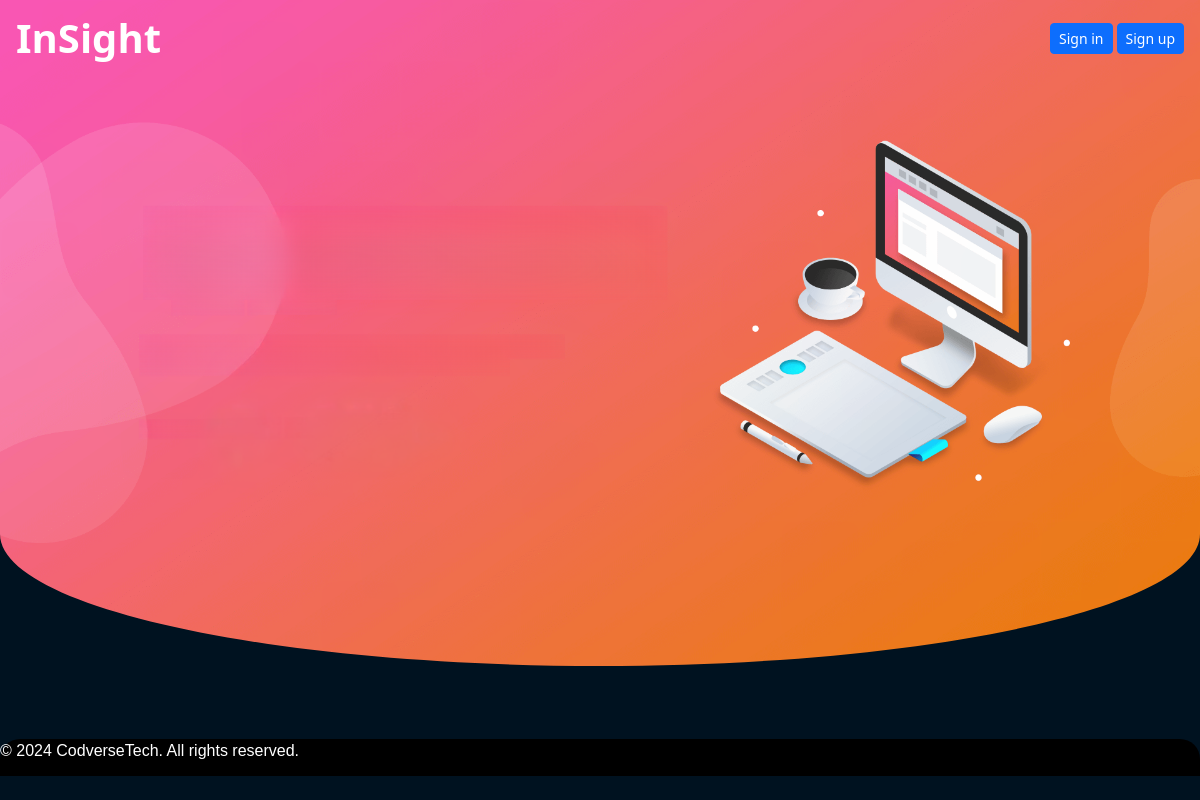
/, run on an earlier commit of the app's database.
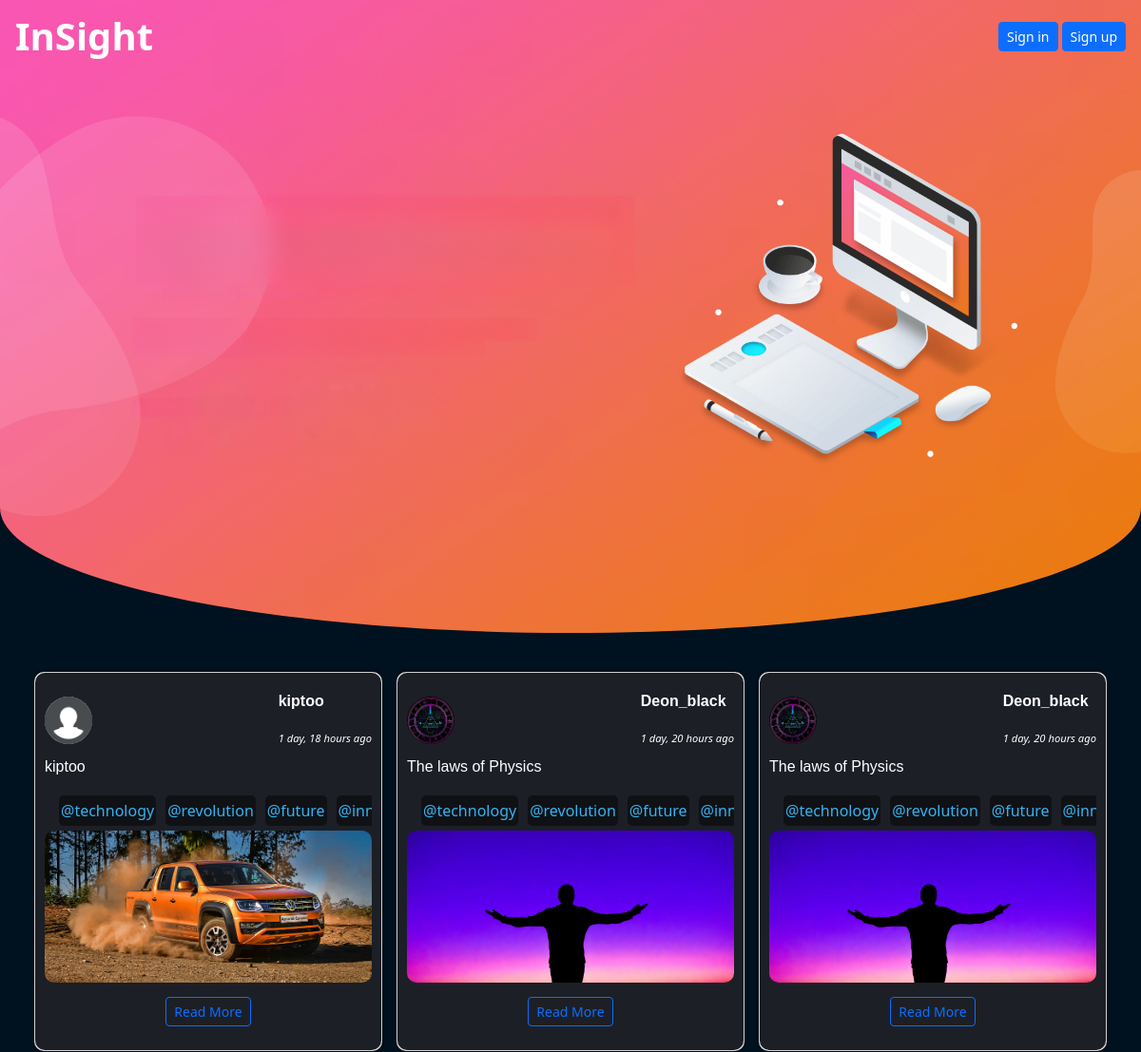
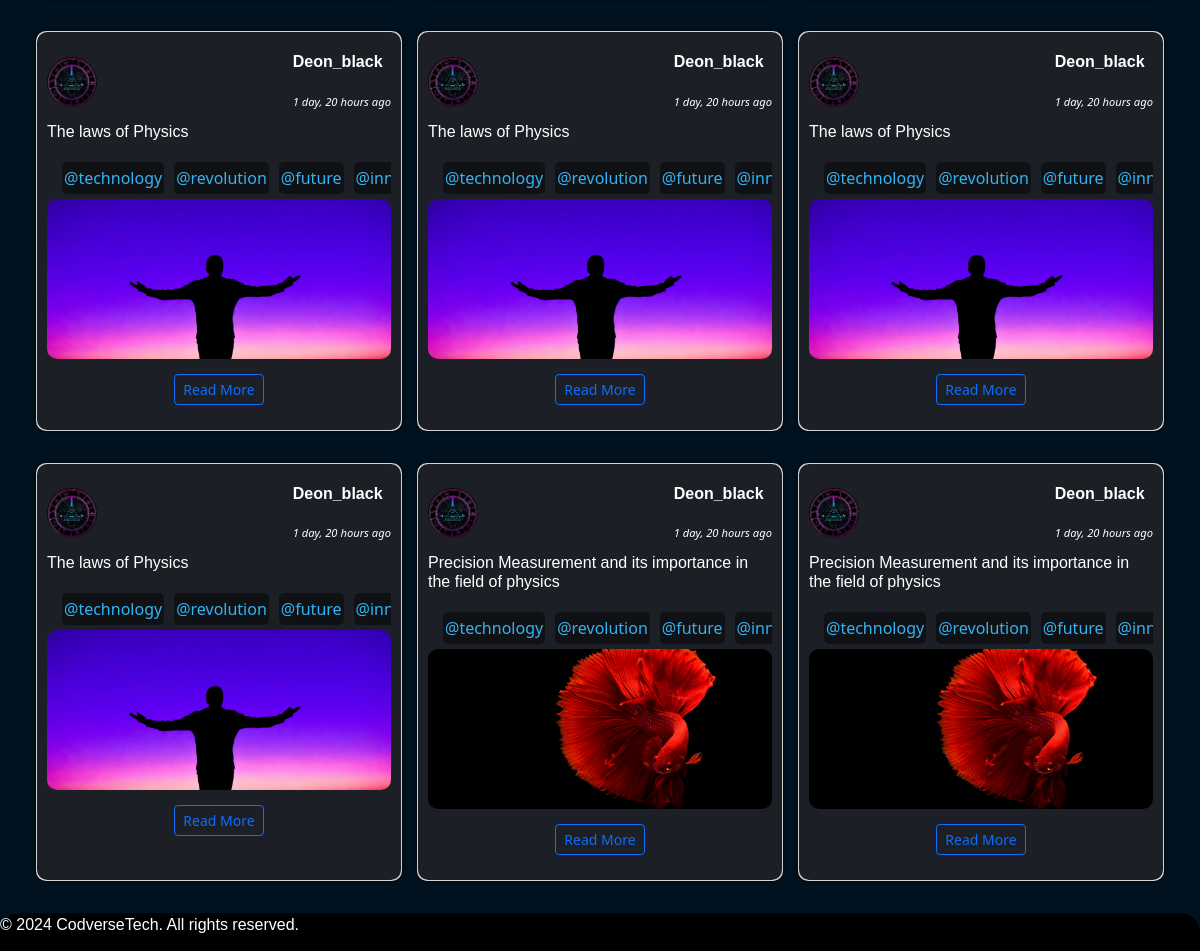
And on a later commit of the database (2 pictures, top to bottom).
### main/models.py (models this page shows, shortened)
class Articles(models.Model):
    author = models.ForeignKey(Users, on_delete=models.PROTECT, related_name='articles')
    title = models.CharField(max_length=100, null=False)
    content = models.TextField(null=False)
    published = models.BooleanField(default=False)
    cover_image = models.FileField(upload_to='Articles/cover_images/', null=True)
    content_images  = models.FileField(upload_to='Articles/content_images/', null=True)
    created_at = models.DateTimeField(auto_now_add=True)
    updated_at = models.DateTimeField(auto_now=True)
    class Meta:
        verbose_name_plural = "Articles"

class Users(AbstractUser):
    firstname = models.CharField(max_length=20, null=False)
    lastname = models.CharField(max_length=20, null=False)
    gender = models.CharField(max_length=10, null=False, default='N/A')
    date_of_birth = models.DateField(null=True)
    phone_number = models.CharField(max_length=15, null=True, blank=True)
    profile = models.FileField(upload_to='profiles/', null=True, blank=True)
    groups = models.ManyToManyField(Group, related_name='customuser_set', blank=True)
    user_permissions = models.ManyToManyField(Permission, related_name='customuser_set', blank=True)
    def __str__(self):
        return f"{self.firstname} {self.lastname} - {self.username}"

### main/views.py (the view)
# urls.py: path('', views.index, name='index'),
def index(request):
    articles = Articles.objects.all().order_by('-created_at')
    context = {
        'articles': articles,
        'MEDIA_URL': settings.MEDIA_URL
    }
    return render(request, 'index.html', context)

### main/templates/index.html (shortened to what this page needs)
{% load static %}
<!DOCTYPE html>
<html lang="en">
<head>
    {% load tz %}
    <link rel="stylesheet" href="{% static 'css/main.css' %}">
    <link href="https://cdn.jsdelivr.net/npm/bootstrap@5.3.3/dist/css/bootstrap.min.css" rel="stylesheet">
</head>
<body style="background-color: rgb(0, 18, 32);">
    <nav id="navbar">
        <div class="left">InSight</div>
        <div class="right">
            {% if user.is_authenticated %}
                <a href="{% url 'upload' %}"><button class="btn btn-success me-1 btn-sm text-center"><svg xmlns="http://www.w3.org/2000/svg" width="24" height="24" viewBox="0 0 24 24" fill="none" stroke="currentColor" stroke-width="2" stroke-linecap="round" stroke-linejoin="round" class="lucide lucide-square-plus"><rect width="18" height="18" x="3" y="3" rx="2"/><path d="M8 12h8"/><path d="M12 8v8"/></svg> Create</button></a>
                <img src="{{ MEDIA_URL }}{{ user.profile }}" alt="{{ user.username }}" id="profile_pic">
                <div class="account-actions" id="account-actions">
                    <h5>{{ user.full_name }}</h5>
                    <a href="{% url 'user_account' user.id %}"><button class="btn btn-sm btn-warning">View Profile <svg xmlns="http://www.w3.org/2000/svg" width="24" height="24" viewBox="0 0 24 24" fill="none" stroke="currentColor" stroke-width="2" stroke-linecap="round" stroke-linejoin="round" class="lucide lucide-external-link"><path d="M15 3h6v6"/><path d="M10 14 21 3"/><path d="M18 13v6a2 2 0 0 1-2 2H5a2 2 0 0 1-2-2V8a2 2 0 0 1 2-2h6"/></svg></button></a>
                    <a href="{% url 'logout' %}"><button class="btn btn-sm btn-danger mb-1">Sign out</button></a>
                </div>
            {% else %}
                <a href="{% url 'login' %}"><button class="btn btn-sm btn-primary me-1">Sign in</button></a>
                <a href="{% url 'signup' %}"><button class="btn btn-sm btn-primary">Sign up</button></a>
            {% endif %}
        </div>
    </nav>
    <main class="content">
        <section>
            <div class="logo" id="logo">
                <img src="{% static 'images/Logo.png' %}" alt="" width="100%">
                <img src="{% static 'images/curveNegative.svg' %}" alt="" class="curve">
            </div>
        </section>
        <section>
            <div class="articles">
                {% for article in articles %}
                <div class="card">
                    <div class="card-body">
                        <div class="top">
                            <a href="{% url 'user_account' article.author.id %}"><img src="{{ MEDIA_URL }}{{ article.author.profile }}" alt="{{ article.author }}"></a>
                            <div class="profile-info">
                                <p><b>{{ article.author.username }}</b></p>
                                <i class="date">{{ article.created_at|timesince }} ago</i>
                            </div>
                        </div>
                        <div class="content-body">
                            <p class="title">{{ article.title }}</p>
                            <div class="hashtags">
                                <ul>
                                    <li>@technology</li>
                                    <li>@revolution</li>
                                    <li>@future</li>
                                    <li>@innovation</li>
                                </ul>
                            </div>
                        </div>
                        <div class="cover-img">
                            <img src="{{ MEDIA_URL }}{{ article.cover_image }}" alt="cover image">
                        </div>
                        <div class="action-btn">
                            <a href="{% url 'page'  article.id %}"><button class="btn btn-outline-primary btn-sm">Read More</button></a>
                        </div>
                    </div>
                </div>
                {% endfor %}
            </div>
        </section>
        <footer style="background-color: black; color: white; text-align: center;">
            <p>&copy; 2024 CodverseTech. All rights reserved.</p>
        </footer>
    </main>
</body>
</html>

### main/static/css/main.css (style rules this page uses)
:root { --navbar-color-light: rgb(255, 255, 255); --background-color-light: rgb(141, 153, 174); --text-color-light: #000000; --link-color-light: #0066CC; --container-color-light: rgb(237, 242, 244); --footer-color-light: rgb(217, 4, 41); --navbar-color-dark: #1B1A55; --background-color-dark: #cecdda; --text-color-dark: #FFFFFF; --link-color-dark: #6ECAF2; --container-color-dark: #535C91; --footer-color-dark: #9290C3; --navbar-color: var(--navbar-color-light); --background-color: var(--background-color-light); --text-color: var(--text-color-light); --link-color: var(--link-color-light); --container-color: var(--container-color-light); --footer-color: var(--footer-color-light); }
* { box-sizing: border-box; }
html { -ms-text-size-adjust: auto; -webkit-text-size-adjust: auto; }
p { font-family:sans-serif; margin-block: 5px; line-height: 1.2; }
body { font-family: sans-serif; background-color: var(--background-color); color: var(--text-color); padding: 0; margin: 0; }
a { color: var(--link-color); }
footer { background-color: var(--footer-color); padding-top: 2px; border-radius: 20px 20px 0 0; }
@media screen and (min-width: 650px) { footer { display: flex; align-items: start; gap: 0; } }

### main/templates/index.html (style rules this page uses)
.articles { display: grid; grid-template-columns: repeat(auto-fill, minmax(300px, 1fr)); row-gap: 2em; column-gap: 15px; padding-inline: 3vw; padding-block: 2em; }
.card { color: white; border-radius: 10px; box-shadow: 0 0 5px rgba(0, 0, 0, 0.7); transition: box-shadow .15s ease-in-out; }
.card-body { height: 100%; background-color: #1C1F26; border-radius: 10px; padding: 10px; }
.top { display: flex; justify-content: space-between; align-items: center; margin-block: 10px; }
.top img { height: 50px; width: 50px; border-radius: 50%; object-fit: cover; }
.top .profile-info > .date { font-size: clamp(.5em, .7em, 2em); }
.content-body .hashtags { color: #34B3F1; overflow-y: scroll; }
.content-body .hashtags ul { margin: 0; padding-block: 5px; padding-inline: 10px; list-style: none; display: flex; align-items: center; justify-content: start; }
.content-body .hashtags ul li { background-color: rgba(0, 0, 0, 0.425); padding-block: 4px; padding-inline: 2px; border-radius: 5px; margin-inline: 5px; cursor: pointer; }
.cover-img { width: 100%; height: 10em; }
.cover-img img { width: 100%; height: 100%; object-fit: cover; border-radius: 10px; }
.action-btn { display: flex; justify-content: center; align-items: center; padding-block: 15px; padding-inline: 20px; }
nav { z-index: 100; position: fixed; top: 0; right: 0; left: 0; display: flex; justify-content: space-between; align-items: center; padding: 0.5em 1em; background-color: transparent; color: #F15412; }
nav .left { font-size: 2.5em; color: white; font-weight: bold; }
nav .right { display: flex; justify-content: center; align-items: center; }
.logo { position: relative; }
.logo img { width: 100%; height: auto; }
.logo > .curve { position: absolute; bottom: 0; right: 0; left: 0; }

What changed in the data, as far as the page shows it:
added Articles: author.profile (picture), author.username "kiptoo", created_at "1 day, 18 hours", title "kiptoo", cover_image (picture)
added Articles: author.profile (picture), author.username "Deon_black", created_at "1 day, 20 hours", title "The laws of Physics", cover_image (picture)
added Articles: author.profile (picture), author.username "Deon_black", created_at "1 day, 20 hours", title "The laws of Physics", cover_image (picture)
added Articles: author.profile (picture), author.username "Deon_black", created_at "1 day, 20 hours", title "The laws of Physics", cover_image (picture)
added Articles: author.profile (picture), author.username "Deon_black", created_at "1 day, 20 hours", title "The laws of Physics", cover_image (picture)
added Articles: author.profile (picture), author.username "Deon_black", created_at "1 day, 20 hours", title "The laws of Physics", cover_image (picture)
added Articles: author.profile (picture), author.username "Deon_black", created_at "1 day, 20 hours", title "The laws of Physics", cover_image (picture)
added Articles: author.profile (picture), author.username "Deon_black", created_at "1 day, 20 hours", title "Precision Measurement and its importance in the field of physics", cover_image (picture)
added Articles: author.profile (picture), author.username "Deon_black", created_at "1 day, 20 hours", title "Precision Measurement and its importance in the field of physics", cover_image (picture)
